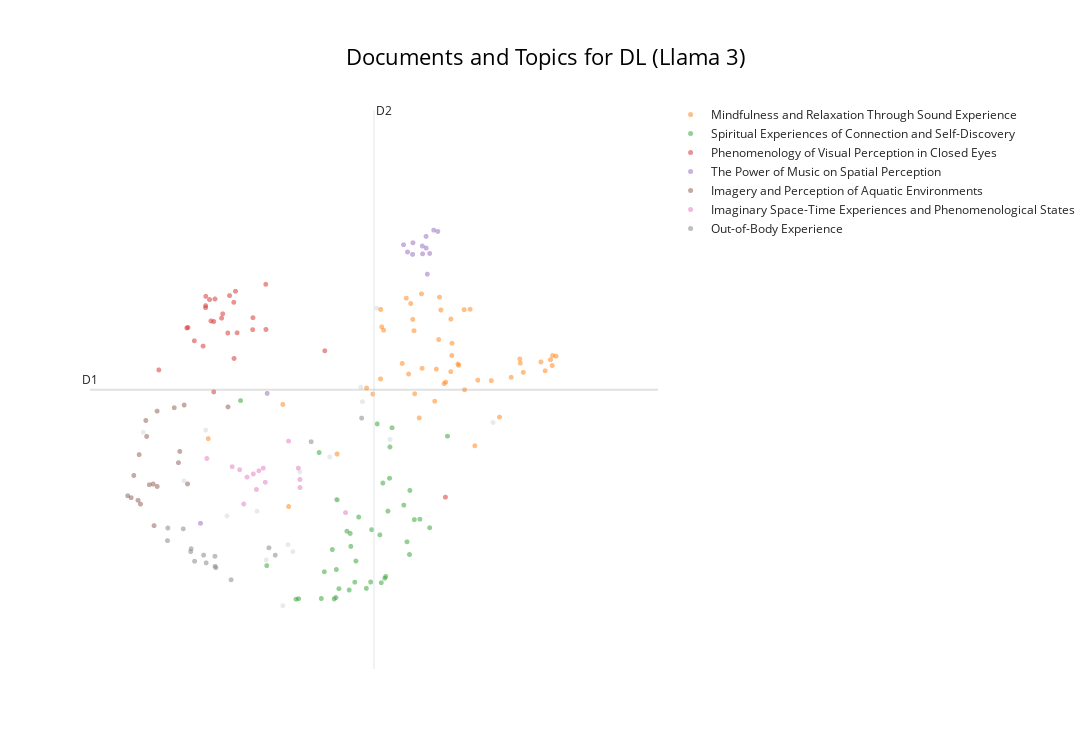
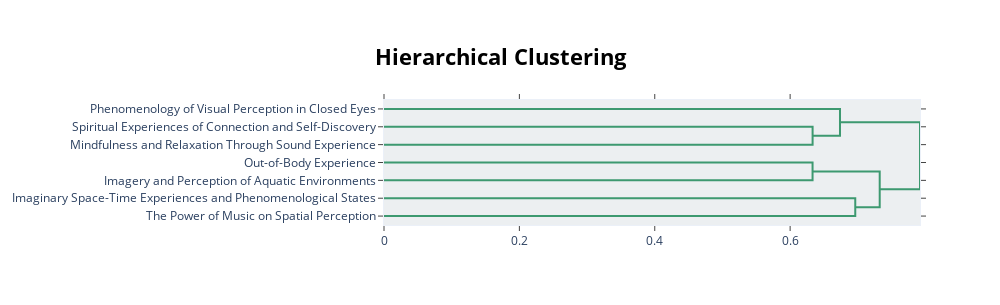

Here is the notebook cell these charts were saved with, in order:
### Markdown cell above
### Visualisation

### Code cell
# Basic visu (to compare with visu before LLM labelling)
display(topic_model.visualize_documents(df_reports, title=f"Documents and Topics for {condition} (Llama 3)",
hide_annotations=True, hide_document_hover=False, custom_labels=True))


# Datammaplot visu 
reduced_embeddings = UMAP(
    n_neighbors=int(chosen_params['n_neighbors']),
    n_components=2, #reduced embedding to 2D for visualization
    min_dist=float(chosen_params['min_dist']),
    metric='cosine',
    random_state=random_seed
).fit_transform(embeddings)

datamapplot.create_plot(
   reduced_embeddings,
   all_labels,
   label_font_size=15,
   title=f"{condition}: Topic representations with Llama 3",
   sub_title="Labeled with `llama-3-8b-instruct` (representations on reduced 2D embeddings)",
   label_wrap_width=20,
   use_medoids=True
)

# hierarchical visu
display(topic_model.visualize_hierarchy(custom_labels=True))

### Figure 1 — Plotly figure (JSON) as saved in the notebook; plotly's stock layout.template omitted (floating-point values rounded to 4 significant figures)
{"data": [{"hoverinfo": "text", "hovertext": ["It was so quick; in and then out.", "I saw concave and convex and the hot orange oscillating of being inside a volcano.", "No one there, not even me.", "I became a white egret from a dream last week.", "I then found myself returning to the world and countryside and gradually getting back to normal everyday life.", "I was a little afraid at thinking of the gas chambers.", "I was struggling because my mind would go back to a string of thoughts, and to get out of it I had to take a very deep breath.", "My heart expanded and I opened my wings to hold the room.", "I was everywhere... I saw my partner's nose, her eyes, her glasses, everything like a molecule of air given eyes.", "There was a being there called Evelyn.", "Anxiety, loneliness, my inner child screaming for love, screeching.", "I was awake the whole time; I could not relax or switch off.", "I had a vision of string theory—that everything in the physical world is connected by invisible string particles and concatenations.", "I embraced my inner child, allowed it to sulk, scream and cry, coming out with a mix of intense feelings but knowing that I could handle them.", "I could see how we are all just little sensory machines moving through this realm, bumping off sounds, colours and emotions.", "The thought of this not working\nbut in the dream\nin another place.", null], "marker": {"color": "#CFD8DC", "opacity": 0.5, "size": 5}, "mode": "markers+text", "name": "other", "showlegend": false, "type": "scattergl", "x": [7.536, 4.025, 5.619, 3.761, 5.922, 4.765, 6.277, 4.968, 4.285, 3.262, 5.031, 5.94, 4.652, 5.09, 6.116, 5.54, 5.174], "y": [9.295, 9.177, 8.115, 8.398, 9.837, 7.184, 9.035, 6.48, 7.859, 9.144, 7.418, 9.615, 7.931, 7.311, 11.05, 8.765, 8.538]}, {"hoverinfo": "text", "hovertext": ["The music conjured up images of Buddhists and other spiritual people...", "A doorway.", "Strange lights and a sense of relaxation.", "My mind began to wander and reflect on my dreams and goals in a relaxed way, whereas usually I am anxious.", "Physically being the music, especially the percussion and the bass.", "Also abstract forms and pink and red colours.", "Breathing is hard.", "Some thoughts about mundane everyday things like work, but mainly felt relaxed and able to float into a dreamlike place.", "Relaxed and peaceful; felt the beats of the music.", "The complexity of the brain can produce a limitless spectrum of experience, from depression to enlightenment.", "This should be available for everyone all the time.", "Very relaxing.", "Relaxed, just about to sleep when music or colour changed.", "Complete relaxation, peace of mind, and ready to face whatever happens.", "The loneliness of the moon.", "An unique experience that teaches us how simple it could be to reconnect with our primitive way to feel emotions through sounds and colours.", "Very little, occasional passing thoughts of nothing much.", "Everything packed into a tiny, insignificant thing.", "Calming sounds, rising elation, curiosity and connection.", "A bit hot to start.", "Some visuals of trees, heat, sun-like experience.", "Vibration in visuals.", "A bird flying\ncoming closer\ncalm and at peace\na baby\na smiling relative.", "The music was both gentle and powerful.", "Physical heaviness.", "It was a beautiful experience of love, peace, harmony, togetherness and freedom.", "Centered in body.", "Almost womb-like.", "It was relaxing.", "Mind really quietened down.", "Nothingness complete.", "I want one of these at home.", "A swivelling vortex of sound.", "We have 86 billion neurons; no wonder we can have psychedelic experiences.", "I fell asleep and woke up with a fresh mindset.", "At first, hearing gongs, I saw myself in Sammi Ling's Buddhist retreat and imagined myself totally relaxing and at peace.", "Physical lightness.", "Helped me with my meditation journey.", "Peacefulness and calm.", "A sense of place akin to home, almost a calling or draw to be submerged away from the world and in my own space where I could float and simply exist without any interruptions.", "A jacuzzi of lightness.", "Deep relaxation, close to falling asleep.", "More scope, mental acceptance, and peace.", "Not sure what the purpose of it was except being with the music; certainly not induced to sleep/dream state as bpm too high.", "An acceptance of being in a stressful time, but self-jubilation and inspiration.", "So many different things.", "I experienced a calmness, almost a nothingness, but it was relaxed and peaceful and soothing.", "Aware of sounds.", "I had a very nice snooze, thank you.", "Windows into my busy life."], "marker": {"opacity": 0.5, "size": 5}, "mode": "markers+text", "name": "Mindfulness and Relaxation Through Sound Experience", "text": ["", "", "", "", "", "", "", "", "", "", "", "", "", "", "", "", "", "", "", "", "", "", "", "", "", "", "", "", "", "", "", "", "", "", "", "", "", "", "", "", "", "", "", "", "", "", "", "", "", ""], "textfont": {"size": 12}, "type": "scattergl", "x": [6.882, 7.864, 7.033, 6.067, 7.256, 8.306, 8.259, 5.991, 7.021, 6.199, 7.515, 7.107, 6.872, 6.959, 5.039, 6.164, 7.314, 7.616, 6.555, 7.907, 4.057, 6.476, 6.571, 7.183, 8.265, 6.505, 8.121, 8.173, 6.67, 6.843, 7.189, 7.758, 6.662, 6.176, 6.162, 6.899, 8.238, 6.824, 7.02, 5.63, 7.869, 7.118, 6.938, 7.035, 6.634, 4.968, 6.426, 6.531, 6.579, 7.35], "y": [11.22, 10.27, 10.32, 9.73, 11.03, 10.31, 10.17, 9.823, 10.88, 10.71, 9.937, 10.19, 10.57, 9.914, 8.003, 11.03, 8.936, 9.377, 10.88, 10.07, 9.046, 11.2, 10.7, 11.03, 10.32, 10.04, 10.22, 10.09, 10.13, 10.11, 9.797, 9.988, 11.27, 10.76, 9.963, 11.02, 10.26, 9.621, 10.07, 8.811, 10.2, 10.17, 9.892, 10.51, 9.365, 9.572, 10.2, 11.12, 9.735, 9.945]}, {"hoverinfo": "text", "hovertext": ["Initially, I was interested in how others were reacting around me.", "Flashes of my past, seeing my lovely Mum.", "I think I ought to experience it once more to see if it changes.", "At some point started experimenting and trying to recall the images I liked.", "Then an overwhelming feeling of love and connection to everyone in the room.", "I felt connected.", "I felt the weight of the people in the room.", "My partner, Dad, my sister, niece and nephew, my friends.", "It was something very familiar to the soul but not... I experienced several emotions.", "I can't realize how long that experience was.", "I love all of it; the feeling was amazing and I would come back.", "I saw past experiences and reflected on my choices.", "I began to see the source, the light we all come from, the connection to everything.", "I wish I were here with George and that he created this experience for me.", "I flew around the room touching everyone.", "I asked him how I was doing and about my husband.", "Just my mind has been there.", "Retrospective thoughts.", "This is a thought I had anyway during the dream machine.", "My thoughts have been to somewhere no one has been to.", "Like I am part of something bigger.", "Ho provato compassione per me stessa e ho realizzato il mio negative self-talking.", "I couldn't stop the thinking process; I was trying to memorise the visuals and then trying to disconnect but couldn't; I wish I meditated more.", "Dopo ho visto una luce rosa luminosa ed ho provato un senso di amore e ho capito che I deserve love and to be loved.", "My thoughts were about connecting with others.", "The same set of thoughts occurred thrice, and I inhaled really deep to get past it.", "Pleasant, but should I be seeing something unexpected?", "It filled my mind.", "The moment I die, I want to feel this.", "We felt so much love.", "It was successful 50% of the time.", "I saw new scenes and reflected on opportunities.", "I arrived stressed, so it took a while to relax.", "He told me we were doing important work that was our destiny.", "Still feeling it now.", "I was interested to see what would happen next!", "I had various flashing images of my memories; random events and people in my life kept popping up; nothing lingered, but lots of individual things happened in the memories.", "He told me he was Francis of Assisi.", "Felt numb too.", "Looking to the past to analyse my future.", "I quite enjoyed the experience."], "marker": {"opacity": 0.5, "size": 5}, "mode": "markers+text", "name": "Spiritual Experiences of Connection and Self-Discovery", "text": ["", "", "", "", "", "", "", "", "", "", "", "", "", "", "", "", "", "", "", "", "", "", "", "", "", "", "", "", "", "", "", "", "", "", "", "", "", "", "", "", ""], "textfont": {"size": 12}, "type": "scattergl", "x": [6.225, 6.252, 6.485, 6.272, 5.438, 5.622, 5.129, 5.779, 5.572, 6.154, 5.653, 6.446, 5.475, 5.751, 5.16, 6.213, 5.895, 6.642, 5.411, 5.632, 5.847, 6.52, 6.121, 5.595, 6.041, 6.277, 6.762, 5.798, 5.791, 5.616, 6.98, 4.451, 6.302, 5.988, 6.053, 6.516, 6.19, 6.171, 4.771, 6.574, 5.861], "y": [6.929, 7.934, 7.462, 8.438, 6.59, 7.035, 6.579, 6.721, 7.343, 7.568, 6.741, 8.025, 7.002, 7.625, 6.587, 6.902, 7.842, 7.808, 8.833, 8.106, 6.842, 8.25, 9.273, 6.584, 6.844, 8.919, 7.677, 7.391, 7.59, 6.605, 9.084, 9.631, 9.214, 6.746, 7.648, 7.266, 8.364, 6.833, 7.096, 7.802, 7.166]}, {"hoverinfo": "text", "hovertext": ["The colours made patterns when I had my eyes closed—almost like a weave of colours in a woollen fabric.", "I had no sense of the grating sounds towards the end except they were the colour turquoise, which gradually turned to black and nothingness.", "It was dark, but also a brilliant blue.", "I didn't experience visual or aural so-called \"hallucinations\".", "We were told at the start that we could keep our eyes open, so I did a lot as I thought it was more of a light show, so I didn't get the whole idea or impact of flickering lights on closed eyes.", "I can't recognise the colour actually, but I can feel the light dimming.", "Once I went past that it was blank.", "I mostly saw grey geometric shapes.", "After a while, I began to relax, and the changing colours made me feel safe and happy.", "The colours behind my closed eyes swapped to the opposite colour or the colour spectrum of that on the screen.", "Un cerchio giallo con i contorni rossi che si ingrandiva a seconda del mio respiro.", "I did not see anything except for the flickering lights.", "I saw a grey pulsing heart float across my mind.", "I enjoyed the colours on the ceiling.", "It was a bit weird; I know that my brain is trying to create something by itself; I felt different things based on the colour.", "I did not experience visuals and colours.", "I saw a different colour to the lights that were in the centre when I closed my eyes.", "It was near impossible to keep my eyes open.", "Un cerchio non uniforme verde e blu che usciva da uno spazio nero: in quel momento percepivo questo come un simbolo di me stessa che scevo.", "Got many vivid visions, saw lots of colours, my bedroom, old TV shows, video games, cities...", "Don't think the lights were in sync, too, to go with music well...", "I opened my eyes, but thought the centre lights were mild and not that impressive.", "Interested to experience different darkness when different colours were projected.", "Otherwise, interesting but confusing experience, not much visions either.", "The colours I saw when my eyes were shut were very brief, fleeting and nebulous hues, no specific patterns.", "Had my eyes shut most of the time; was aware of colours changing.", "Towards the end, maybe a quarter, I started having really intense visuals of ripples and looking up into a tower."], "marker": {"opacity": 0.5, "size": 5}, "mode": "markers+text", "name": "Phenomenology of Visual Perception in Closed Eyes", "text": ["", "", "", "", "", "", "", "", "", "", "", "", "", "", "", "", "", "", "", "", "", "", "", "", "", "", ""], "textfont": {"size": 12}, "type": "scattergl", "x": [4.124, 4.025, 3.453, 4.409, 4.317, 4.073, 4.602, 3.994, 5.48, 4.024, 3.794, 4.369, 3.886, 4.599, 4.233, 4.295, 4.138, 4.761, 3.809, 4.372, 4.759, 4.389, 4.026, 6.954, 4.09, 4.219, 4.124], "y": [10.84, 11.09, 10.1, 10.67, 11.24, 11.18, 10.9, 10.47, 10.4, 11.06, 10.75, 11.14, 10.55, 10.72, 10.96, 10.67, 11.19, 10.72, 10.75, 10.28, 11.42, 11.31, 11.23, 8.147, 10.85, 10.9, 9.764]}, {"hoverinfo": "text", "hovertext": ["The music took me on a whole journey; I was completely surrounded.", "As the pace gathered further, I was on a train, speeding through countryside, then through time and space until the music reached a climax.", "At times I felt transported to a meadow full of flowers in spring, and then the sound of the bells took me to a mountaintop.", "Thick, hot air saturated with the soundwaves which I was inhaling.", "Punctuated by the audio as it heightened and when it was most loud.", "I became more and more relaxed as the music progressed further with its journey.", "My visual experience would change a lot with the music.", "At one point I think I was milking a cow in a field with someone playing the piano.", "Music wasn't just in the space, it was the space.", "Quando la musica è diventata intensa ho provato ansia e paura e questo ha rafforzato la mia depressione.", "Emptiness in my mind; I was consumed by the power of the music.", "As the music's pace and volume increased, I saw horses galloping at increasing speed and, at some point, I was on a horse too.", "I tried to really focus on the listening, and in doing so the music and my imagination took me to different places.", "I watched the room rise and fall with the music."], "marker": {"opacity": 0.5, "size": 5}, "mode": "markers+text", "name": "The Power of Music on Spatial Perception", "text": ["", "", "", "", "", "", "", "", "", "", "", "", "", ""], "textfont": {"size": 12}, "type": "scattergl", "x": [6.553, 6.718, 4.777, 3.962, 6.733, 6.557, 6.492, 6.861, 6.675, 6.719, 6.762, 6.811, 6.443, 6.673], "y": [11.88, 12.15, 9.741, 7.746, 11.57, 12.05, 11.91, 12.23, 11.88, 11.97, 11.89, 12.25, 12.02, 12.0]}, {"hoverinfo": "text", "hovertext": ["Then things changed and it became very pink and I was in the clouds.", "I turned into a mermaid and watched them on the land as I swam away with turtles and fishes.", "I saw myself flaring, whirling, in water, in the air, becoming one with what I floated in.", "We then started gently running towards the sea.", "It felt like I was deep in the ocean.", "I wasn't drowning; instead, it felt like that's where I was meant to be.", "A sense of truth, the ocean and the beach, sunrise and sunsets, and further along into space and finally back to the deepest ocean.", "I saw a lot of animals, ones which I used to not like, like reptiles, but this time I liked them and they seemed adorable.", "I saw a lot of imagery and colours, especially images of water, ripples of water, snowscapes, drops of water falling.", "I felt like being at water first, then in the womb, then the birth and the light of this world, also at some point being in a bee's panel.", "I saw a starry night and being in blue, warm water and a blue butterfly.", "I met a being, long and blue, with not much of a defined form.", "Then I became a manta ray and drifted.", "I was in a land (not anywhere on Earth); it was another planet, with animals, but they were not the usual colours—a yellow elephant, a blue gorilla.", "I saw some different landscapes.", "Places and waves and an animal.", "I went on a train, underwater, saw seas of colour and pulsing shapes.", "And it also felt like being inside an ocean.", "First drowning in that sound, then learning how to swim and enjoy it and heal."], "marker": {"opacity": 0.5, "size": 5}, "mode": "markers+text", "name": "Imagery and Perception of Aquatic Environments", "text": ["", "", "", "", "", "", "", "", "", "", "", "", "", "", "", "", "", "", ""], "textfont": {"size": 12}, "type": "scattergl", "x": [3.803, 3.147, 3.199, 3.384, 3.337, 3.114, 3.692, 3.212, 3.762, 3.394, 3.431, 3.294, 3.433, 3.304, 4.298, 3.709, 3.641, 3.228, 3.072], "y": [8.351, 8.48, 8.1, 8.349, 8.338, 8.139, 8.677, 8.801, 9.562, 7.71, 9.469, 9.325, 8.312, 9.081, 9.534, 8.85, 9.521, 8.041, 8.169]}, {"hoverinfo": "text", "hovertext": ["My mind is a jellyfish, suspended in space.", "I thought I was drifting in space.", "I don't feel the time.", "Travelling at the speed of light as galaxies whizz past.", "An experience like time travelling, or as I imagine it.", "Flying through a lot of shapes, light, space.", "Reminded me of 2001: Space Odyssey.", "It felt like a journey through the cosmos.", "I made up stories in my head in a narrative way, imagining being on a spaceship with aliens communicating via sounds and colours, and this was nice escapism from stress.", "It is like I am in a dream, in a movie.", "Floating in space.", "Some visuals of space and deep ocean.", "I saw everything, the universe, the multiverse, all of time, and emerged in someone's sleeve.", "Constant thoughts coming towards me as I batted them away into the sky.", "The feeling of freedom, of being in time and space."], "marker": {"opacity": 0.5, "size": 5}, "mode": "markers+text", "name": "Imaginary Space-Time Experiences and Phenomenological States", "text": ["", "", "", "", "", "", "", "", "", "", "", "", "", "", ""], "textfont": {"size": 12}, "type": "scattergl", "x": [4.349, 4.531, 5.734, 4.753, 5.177, 4.729, 4.607, 4.645, 5.038, 5.157, 4.44, 4.04, 4.489, 4.675, 5.177], "y": [8.615, 8.455, 7.91, 8.376, 8.295, 8.593, 8.504, 8.265, 9.008, 8.594, 8.569, 8.741, 8.042, 8.553, 8.419]}, {"hoverinfo": "text", "hovertext": ["I felt myself go down through the layers of the earth into a moss land.", "Then it felt like a type of death experience as I descended into the underworld.", "At that point, I felt I'd left my body—fully immersed in the sound and light.", "Woman next to me was sniffing, so I had to move and it was difficult to get back in.", "It felt like a drug trip at some points.", "Felt as though I was moving through a tunnel at first.", "I tried hard to immerse myself into the dream state but failed.", "I felt intensely anxious and a bit suffocated but also knowing that I've got this.", "Felt like I had a pee without peeing.", "I also felt numb and tingly throughout it at different points.", "I also felt like I was dreaming of random objects and my mind started to create stories like it does when I am dreaming.", "I felt like my body kept sinking or dropping to another level... into the seat and into itself.", "Detachment, as though my body was in one box, mind in another, and my anxiety came from that lack of control.", "There is a moment... I feel like I was drawn back to my body and the environment.", "I felt like my body was light and fuzzy, like I wasn't sitting on anything.", "Towards the end, in darkness, I felt I was being wrapped in metal, in strips."], "marker": {"opacity": 0.5, "size": 5}, "mode": "markers+text", "name": "Out-of-Body Experience", "text": ["", "", "", "", "", "", "", "", "", "", "", "", "", "", "", ""], "textfont": {"size": 12}, "type": "scattergl", "x": [3.751, 3.848, 3.558, 4.336, 4.138, 4.0, 5.931, 4.875, 4.14, 4.149, 5.313, 3.842, 4.798, 3.562, 4.031, 3.89], "y": [7.661, 7.356, 7.48, 6.878, 7.239, 7.257, 9.362, 7.256, 7.086, 7.063, 8.999, 7.311, 7.369, 7.673, 7.138, 7.163]}], "layout": {"annotations": [{"showarrow": false, "text": "D1", "x": 2.611, "y": 9.797, "yshift": 10}, {"showarrow": false, "text": "D2", "x": 6.082, "xshift": 10, "y": 14.09}], "height": 750, "shapes": [{"line": {"color": "#CFD8DC", "width": 2}, "type": "line", "x0": 6.082, "x1": 6.082, "y0": 5.508, "y1": 14.09}, {"line": {"color": "#9E9E9E", "width": 2}, "type": "line", "x0": 2.611, "x1": 9.552, "y0": 9.797, "y1": 9.797}], "title": {"font": {"color": "Black", "size": 22}, "text": "Documents and Topics for DL (Llama 3)", "x": 0.5, "xanchor": "center", "yanchor": "top"}, "width": 1200, "xaxis": {"visible": false}, "yaxis": {"visible": false}}}

### Figure 2 — Plotly figure (JSON) as saved in the notebook; plotly's stock layout.template omitted (floating-point values rounded to 4 significant figures)
{"data": [{"hoverinfo": "text", "marker": {"color": "rgb(61,153,112)"}, "mode": "lines", "type": "scatter", "x": [0.0, 0.6332, 0.6332, 0.0], "xaxis": "x", "y": [-15.0, -15.0, -25.0, -25.0], "yaxis": "y"}, {"hoverinfo": "text", "marker": {"color": "rgb(61,153,112)"}, "mode": "lines", "type": "scatter", "x": [0.0, 0.6736, 0.6736, 0.6332], "xaxis": "x", "y": [-5.0, -5.0, -20.0, -20.0], "yaxis": "y"}, {"hoverinfo": "text", "marker": {"color": "rgb(61,153,112)"}, "mode": "lines", "type": "scatter", "x": [0.0, 0.6331, 0.6331, 0.0], "xaxis": "x", "y": [-35.0, -35.0, -45.0, -45.0], "yaxis": "y"}, {"hoverinfo": "text", "marker": {"color": "rgb(61,153,112)"}, "mode": "lines", "type": "scatter", "x": [0.0, 0.6962, 0.6962, 0.0], "xaxis": "x", "y": [-55.0, -55.0, -65.0, -65.0], "yaxis": "y"}, {"hoverinfo": "text", "marker": {"color": "rgb(61,153,112)"}, "mode": "lines", "type": "scatter", "x": [0.6331, 0.7323, 0.7323, 0.6962], "xaxis": "x", "y": [-40.0, -40.0, -60.0, -60.0], "yaxis": "y"}, {"hoverinfo": "text", "marker": {"color": "rgb(61,153,112)"}, "mode": "lines", "type": "scatter", "x": [0.6736, 0.7918, 0.7918, 0.7323], "xaxis": "x", "y": [-12.5, -12.5, -50.0, -50.0], "yaxis": "y"}], "layout": {"autosize": false, "height": 305, "hoverlabel": {"bgcolor": "white", "font": {"family": "Rockwell", "size": 16}}, "hovermode": "closest", "plot_bgcolor": "#ECEFF1", "showlegend": false, "title": {"font": {"color": "Black", "size": 22}, "text": "<b>Hierarchical Clustering</b>", "x": 0.5, "xanchor": "center", "yanchor": "top"}, "width": 1000, "xaxis": {"mirror": "allticks", "rangemode": "tozero", "showgrid": false, "showline": true, "showticklabels": true, "ticks": "outside", "type": "linear", "zeroline": false}, "yaxis": {"mirror": "allticks", "range": [-70, 0], "rangemode": "tozero", "showgrid": false, "showline": true, "showticklabels": true, "tickmode": "array", "ticks": "outside", "ticktext": ["Phenomenology of Visual Perception in Closed Eyes", "Spiritual Experiences of Connection and Self-Discovery", "Mindfulness and Relaxation Through Sound Experience", "Out-of-Body Experience", "Imagery and Perception of Aquatic Environments", "Imaginary Space-Time Experiences and Phenomenological States", "The Power of Music on Spatial Perception"], "tickvals": [-5, -15, -25, -35, -45, -55, -65], "type": "linear", "zeroline": false}}}
